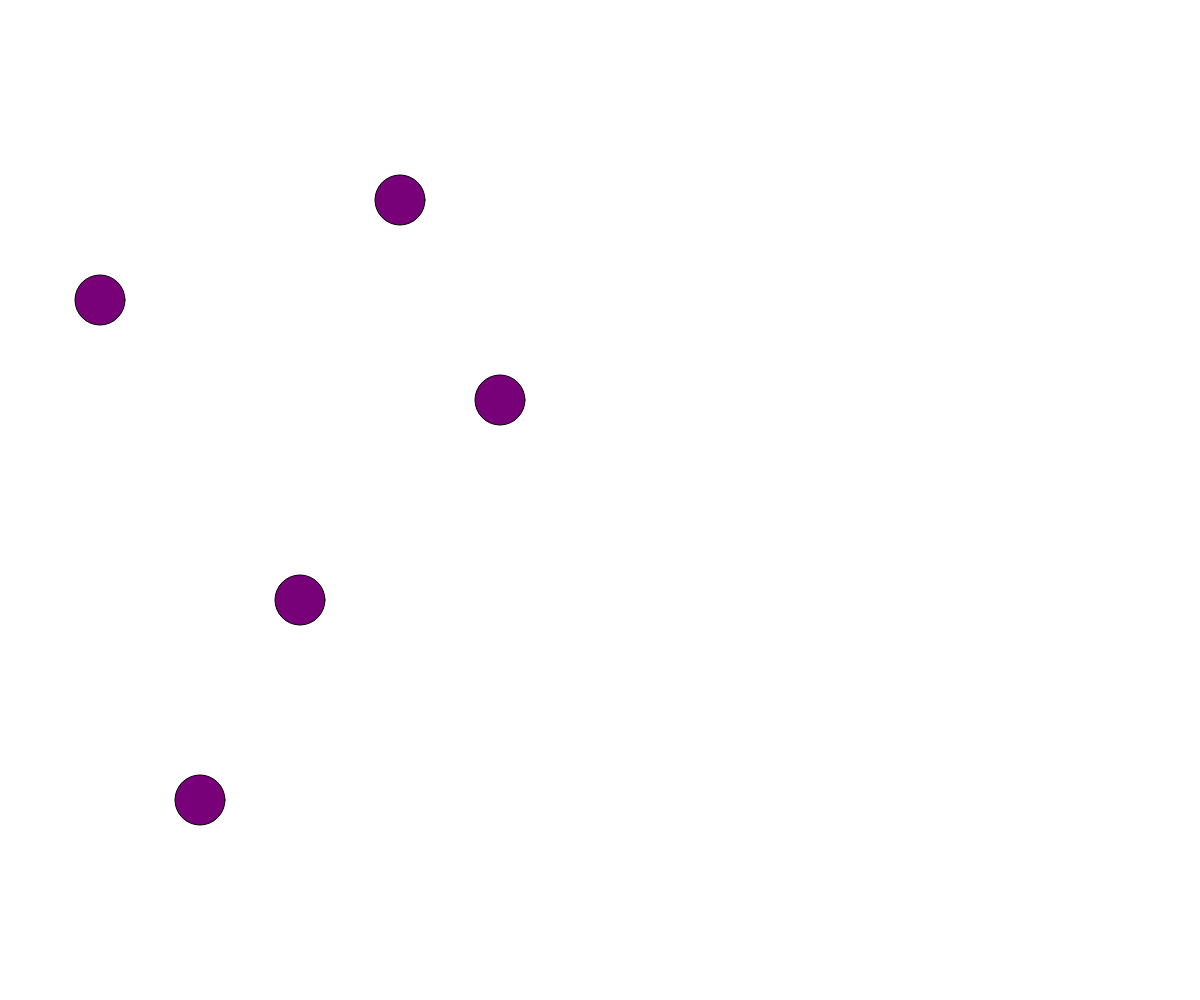
Frame 1 (no input)
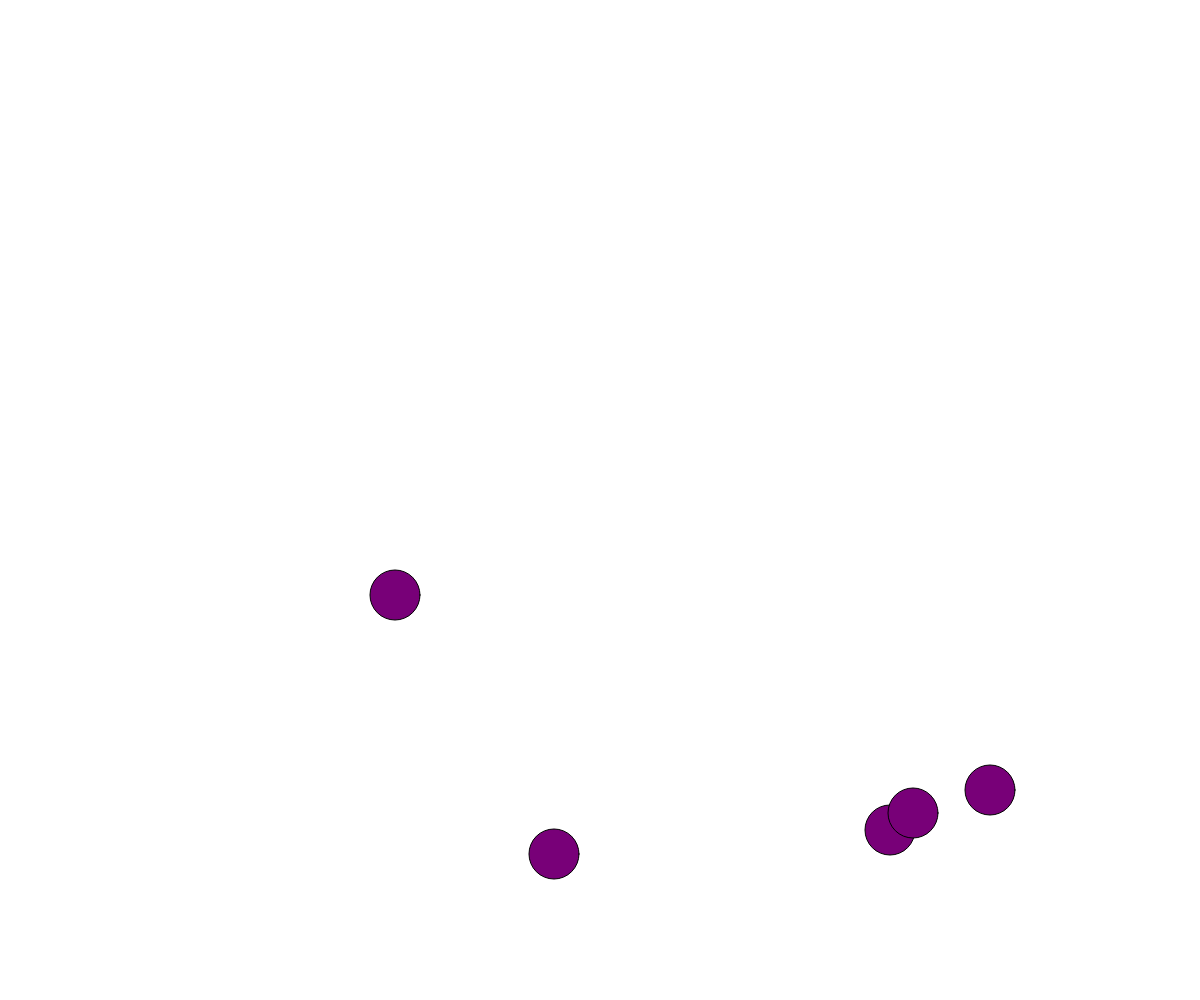
Frame 60 (no input)
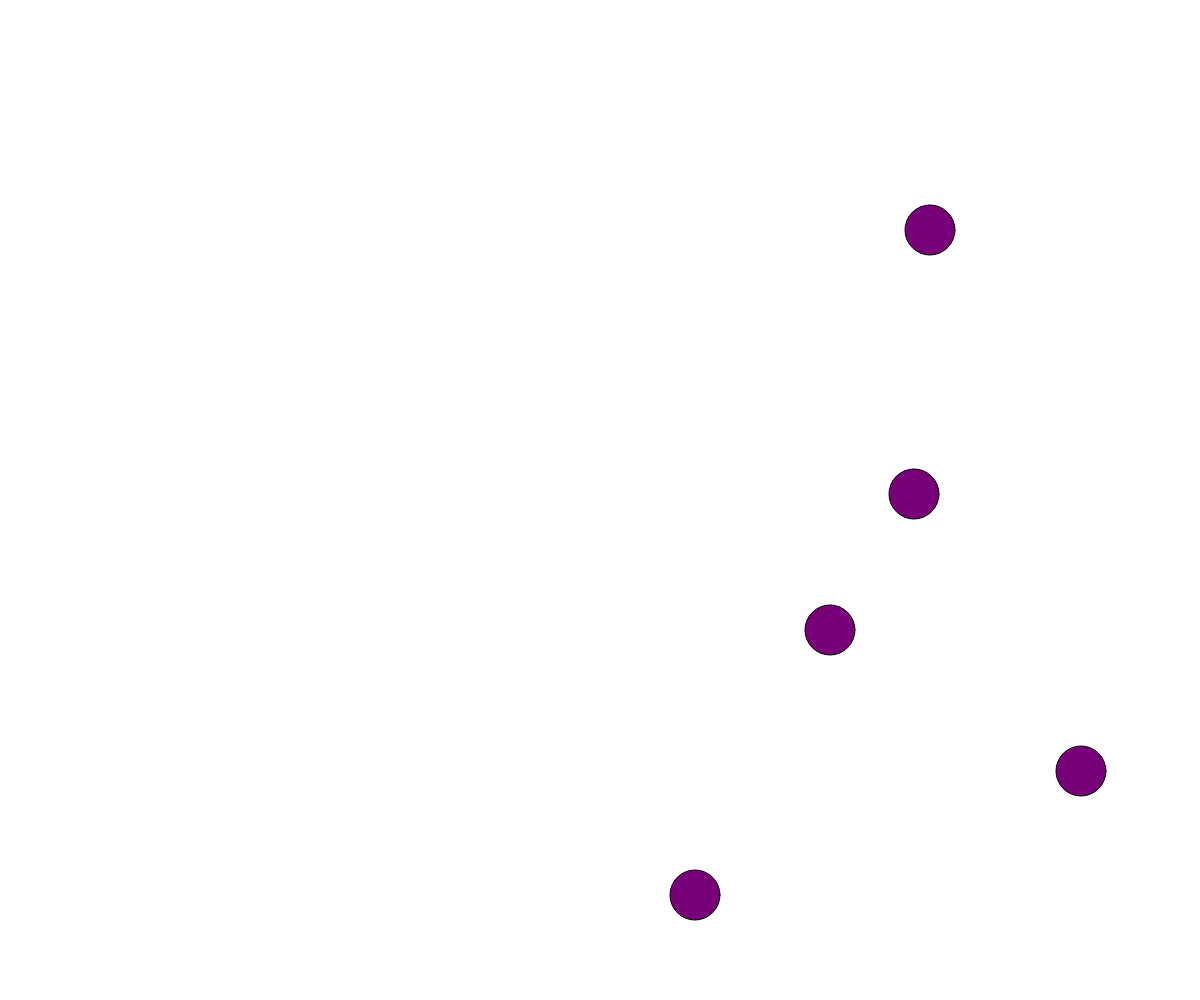
Frame 120 (the mouse pressed at the canvas centre since frame 60)

The p5.js sketch that drew these frames (run headless with seeded random() and noise() and a simulated clock; from frame 60 on, the mouse is pressed at the canvas centre):

// p5.js sketch
// ── sketch.js

let xposList = [100,300,200,400,500]
let yposList = [300,600,800,200,400]
let yspeedList = [5,10,6,10,7]
let xspeedList = [5,10,6,10,7]


function setup() {
  // put setup code here
createCanvas(windowWidth,windowHeight);


}

function draw() {
  //Put draw code here
  background(255);

  for(let i=0; i<xposList.length; i=i+1){
    fill(120,0,120)
    circle (xposList[i], yposList[i],50)

    xposList[i]=xposList[i]+xspeedList[i]
    yposList[i]=yposList[i]+yspeedList[i]

    if(xposList[i]>width){
      xspeedList[i]=-xspeedList[i]
    }
    if(xposList[i]<0){
      xspeedList[i]=-xspeedList[i]
    }
    if(yposList[i]>height){
      yspeedList[i]=-yspeedList[i]
    }
    if(yposList[i]<0){
      yspeedList[i]=-yspeedList[i]
    }
  }
}
